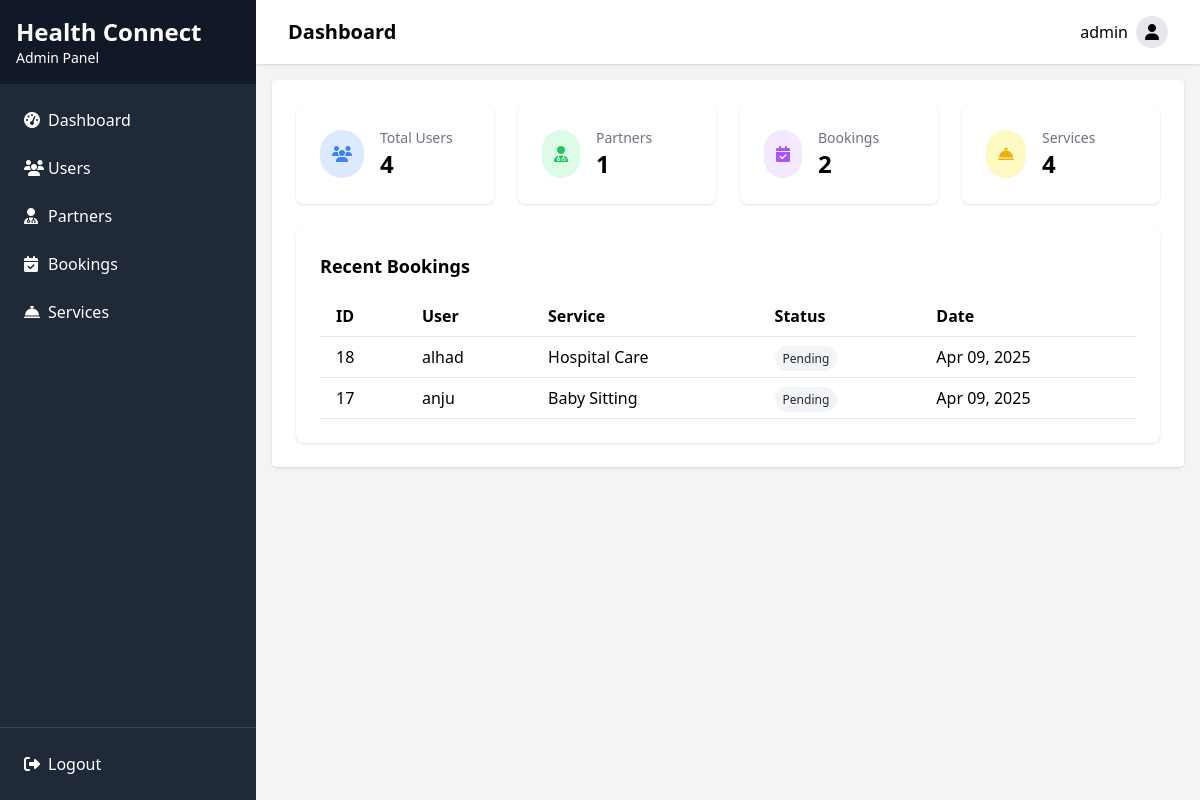
Page /adminapp/ (signed in) on the committed database.
### authentication/models.py (models this page shows, shortened)
class CustomUser(AbstractBaseUser):
    phone_number = models.CharField(max_length=15, unique=True)
    email = models.EmailField(unique=True)
    full_name = models.CharField(max_length=255)
    is_partner = models.BooleanField(default=False)
    USERNAME_FIELD = 'phone_number'
    REQUIRED_FIELDS = ['email', 'full_name']
    is_staff = models.BooleanField(default=False)
    is_active = models.BooleanField(default=True)
    is_superuser = models.BooleanField(default=False)
    objects = UserManager()

class Booking(models.Model):
    STATUS_CHOICES = (
        ('pending', 'Pending'),
        ('confirmed', 'Confirmed'),
        ('in_progress', 'In Progress'),
        ('completed', 'Completed'),
        ('cancelled', 'Cancelled'),
    )
    PARTNER_TYPE_CHOICES = (
        ('trained', 'Trained (2+ years)'),
        ('regular', 'Regular (Less than 2 years)'),
    )
    user = models.ForeignKey(CustomUser, on_delete=models.CASCADE, related_name='bookings')
    service_type = models.ForeignKey(ServiceType, on_delete=models.CASCADE)
    partner_type = models.CharField(max_length=10, choices=PARTNER_TYPE_CHOICES)
    partner = models.ForeignKey(Partner, on_delete=models.SET_NULL, null=True, blank=True, related_name='assignments')
    is_instant = models.BooleanField(default=True)  # True for "Book Now", False for "Book Later"
    hours = models.PositiveIntegerField()
    scheduled_date = models.DateField(null=True, blank=True)  # Only for "Book Later"
    scheduled_time = models.TimeField(null=True, blank=True)  # Only for "Book Later"
    notes = models.TextField(blank=True, null=True)  # Optional field for storing additional notes
    user_location = models.CharField(max_length=255)
    lang = models.FloatField(null=True, blank=True)  # Latitude
    long = models.FloatField(null=True, blank=True)  # Longitude
    hospital_location = models.CharField(max_length=255, null=True, blank=True)  # Only for "Checkup Companion"
    status = models.CharField(max_length=15, choices=STATUS_CHOICES, default='pending')
    created_at = models.DateTimeField(auto_now_add=True)
    work_started_at = models.DateTimeField(null=True, blank=True)
    work_ended_at = models.DateTimeField(null=True, blank=True)
    total_amount = models.DecimalField(max_digits=10, decimal_places=2, null=True, blank=True)
    payment_status = models.CharField(max_length=20, default='pending')

class ServiceType(models.Model):
    SERVICE_CHOICES = (
        ('hospital_care', 'Hospital Care'),
        ('checkup_companion', 'Checkup Companion'),
        ('adult_care', 'Adult Care'),
        ('baby_sitting', 'Baby Sitting'),
    )
    name = models.CharField(max_length=50, choices=SERVICE_CHOICES, unique=True)
    description = models.TextField()
    base_hourly_rate = models.DecimalField(max_digits=10, decimal_places=2)
    def __str__(self):
        return self.get_name_display()

### adminapp/views.py (the view)
    def wrapper(request, *args, **kwargs):
        if not request.user.is_authenticated or not request.user.is_superuser:
            return redirect('adminapp:login')
        return view_func(request, *args, **kwargs)

### adminapp/views.py (called while the page is built)
def admin_required(view_func):
    def wrapper(request, *args, **kwargs):
        if not request.user.is_authenticated or not request.user.is_superuser:
            return redirect('adminapp:login')
        return view_func(request, *args, **kwargs)
    return wrapper

@admin_required
def dashboard(request):
    user_count = CustomUser.objects.count()
    partner_count = Partner.objects.count()
    booking_count = Booking.objects.count()
    service_count = ServiceType.objects.count()
    latest_bookings = Booking.objects.all().order_by('-created_at')[:5]
    context = {
        'user_count': user_count,
        'partner_count': partner_count,
        'booking_count': booking_count,
        'service_count': service_count,
        'latest_bookings': latest_bookings,
    }
    return render(request, 'adminapp/dashboard.html', context)

### adminapp/templates/adminapp/dashboard.html (shortened to what this page needs)
{% extends 'adminapp/base.html' %}
{% block header %}Dashboard{% endblock %}
{% block content %}
<div class="grid grid-cols-1 md:grid-cols-2 lg:grid-cols-4 gap-6 mb-6">
    <div class="bg-white rounded-lg shadow p-6">
        <div class="flex items-center">
            <div class="rounded-full bg-blue-100 p-3">
                <i class="fas fa-users text-blue-500"></i>
            </div>
            <div class="ml-4">
                <h3 class="text-gray-500 text-sm">Total Users</h3>
                <p class="text-2xl font-bold">{{ user_count }}</p>
            </div>
        </div>
    </div>
    <div class="bg-white rounded-lg shadow p-6">
        <div class="flex items-center">
            <div class="rounded-full bg-green-100 p-3">
                <i class="fas fa-user-md text-green-500"></i>
            </div>
            <div class="ml-4">
                <h3 class="text-gray-500 text-sm">Partners</h3>
                <p class="text-2xl font-bold">{{ partner_count }}</p>
            </div>
        </div>
    </div>
    <div class="bg-white rounded-lg shadow p-6">
        <div class="flex items-center">
            <div class="rounded-full bg-purple-100 p-3">
                <i class="fas fa-calendar-check text-purple-500"></i>
            </div>
            <div class="ml-4">
                <h3 class="text-gray-500 text-sm">Bookings</h3>
                <p class="text-2xl font-bold">{{ booking_count }}</p>
            </div>
        </div>
    </div>
    <div class="bg-white rounded-lg shadow p-6">
        <div class="flex items-center">
            <div class="rounded-full bg-yellow-100 p-3">
                <i class="fas fa-concierge-bell text-yellow-500"></i>
            </div>
            <div class="ml-4">
                <h3 class="text-gray-500 text-sm">Services</h3>
                <p class="text-2xl font-bold">{{ service_count }}</p>
            </div>
        </div>
    </div>
</div>
<div class="bg-white rounded-lg shadow p-6">
    <h3 class="text-lg font-semibold mb-4">Recent Bookings</h3>
    <div class="overflow-x-auto">
        <table class="min-w-full bg-white">
            <thead>
                <tr>
                    <th class="py-2 px-4 border-b text-left">ID</th>
                    <th class="py-2 px-4 border-b text-left">User</th>
                    <th class="py-2 px-4 border-b text-left">Service</th>
                    <th class="py-2 px-4 border-b text-left">Status</th>
                    <th class="py-2 px-4 border-b text-left">Date</th>
                </tr>
            </thead>
            <tbody>
                {% for booking in latest_bookings %}
                <tr>
                    <td class="py-2 px-4 border-b">{{ booking.id }}</td>
                    <td class="py-2 px-4 border-b">{{ booking.user.full_name }}</td>
                    <td class="py-2 px-4 border-b">{{ booking.service_type }}</td>
                    <td class="py-2 px-4 border-b">
                        <span class="px-2 py-1 rounded-full text-xs
                            {% if booking.status == 'completed' %}bg-green-100 text-green-800
                            {% elif booking.status == 'cancelled' %}bg-red-100 text-red-800
                            {% elif booking.status == 'confirmed' %}bg-blue-100 text-blue-800
                            {% elif booking.status == 'in_progress' %}bg-yellow-100 text-yellow-800
                            {% else %}bg-gray-100 text-gray-800{% endif %}">
                            {{ booking.status|title }}
                        </span>
                    </td>
                    <td class="py-2 px-4 border-b">{{ booking.created_at|date:"M d, Y" }}</td>
                </tr>
                {% empty %}
                <tr>
                    <td colspan="5" class="py-4 text-center text-gray-500">No bookings found</td>
                </tr>
                {% endfor %}
            </tbody>
        </table>
    </div>
</div>
{% endblock %}

### adminapp/templates/adminapp/base.html (shortened to what this page needs)
<!DOCTYPE html>
<html lang="en">
<head>
    <script src="https://cdn.tailwindcss.com"></script>
    <link rel="stylesheet" href="https://cdnjs.cloudflare.com/ajax/libs/font-awesome/6.4.0/css/all.min.css">
</head>
<body class="bg-gray-100 min-h-screen flex flex-col">
    {% if user.is_authenticated and user.is_superuser %}
    <div class="flex min-h-screen">
        <div class="bg-gray-800 text-white w-64 flex flex-col">
            <div class="p-4 bg-gray-900">
                <h2 class="text-2xl font-bold">Health Connect</h2>
                <p class="text-sm">Admin Panel</p>
            </div>
            <nav class="flex-1 p-4">
                <ul>
                    <li class="mb-2">
                        <a href="{% url 'adminapp:dashboard' %}" class="flex items-center p-2 rounded hover:bg-gray-700">
                            <i class="fas fa-tachometer-alt w-6"></i>
                            <span>Dashboard</span>
                        </a>
                    </li>
                    <li class="mb-2">
                        <a href="{% url 'adminapp:user_list' %}" class="flex items-center p-2 rounded hover:bg-gray-700">
                            <i class="fas fa-users w-6"></i>
                            <span>Users</span>
                        </a>
                    </li>
                    <li class="mb-2">
                        <a href="{% url 'adminapp:partner_list' %}" class="flex items-center p-2 rounded hover:bg-gray-700">
                            <i class="fas fa-user-md w-6"></i>
                            <span>Partners</span>
                        </a>
                    </li>
                    <li class="mb-2">
                        <a href="{% url 'adminapp:booking_list' %}" class="flex items-center p-2 rounded hover:bg-gray-700">
                            <i class="fas fa-calendar-check w-6"></i>
                            <span>Bookings</span>
                        </a>
                    </li>
                    <li class="mb-2">
                        <a href="{% url 'adminapp:service_list' %}" class="flex items-center p-2 rounded hover:bg-gray-700">
                            <i class="fas fa-concierge-bell w-6"></i>
                            <span>Services</span>
                        </a>
                    </li>
                </ul>
            </nav>
            <div class="p-4 border-t border-gray-700">
                <a href="{% url 'adminapp:logout' %}" class="flex items-center p-2 rounded hover:bg-gray-700">
                    <i class="fas fa-sign-out-alt w-6"></i>
                    <span>Logout</span>
                </a>
            </div>
        </div>
        <div class="flex-1 flex flex-col overflow-hidden">
            <header class="bg-white shadow">
                <div class="max-w-7xl mx-auto px-4 sm:px-6 lg:px-8 py-4 flex justify-between items-center">
                    <h1 class="text-xl font-semibold">{% block header %}Dashboard{% endblock %}</h1>
                    <div class="flex items-center">
                        <span class="mr-2">{{ user.full_name }}</span>
                        <button class="rounded-full h-8 w-8 bg-gray-200 flex items-center justify-center">
                            <i class="fas fa-user"></i>
                        </button>
                    </div>
                </div>
            </header>
            <main class="flex-1 overflow-auto p-4">
                <div class="bg-white p-6 rounded shadow">
                    {% block content %}{% endblock %}
                </div>
            </main>
        </div>
    </div>
    {% endif %}
</body>
</html>

### rows in the picture
CustomUser: full_name "admin"
Booking: id "18", user.full_name "alhad", service_type "Hospital Care", status "Pending", created_at "Apr 09, 2025"
Booking: id "17", user.full_name "anju", service_type "Baby Sitting", status "Pending", created_at "Apr 09, 2025"

### other values in the picture
{{ user_count }} "4"
{{ partner_count }} "1"
{{ booking_count }} "2"
{{ service_count }} "4"
